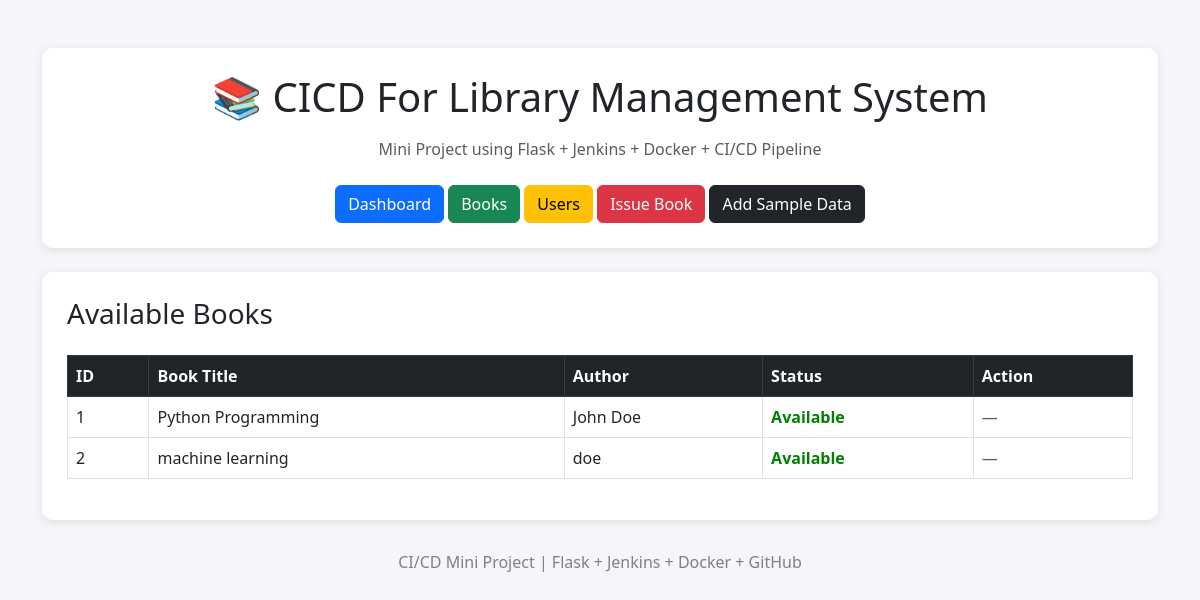
The app's page /, older data.
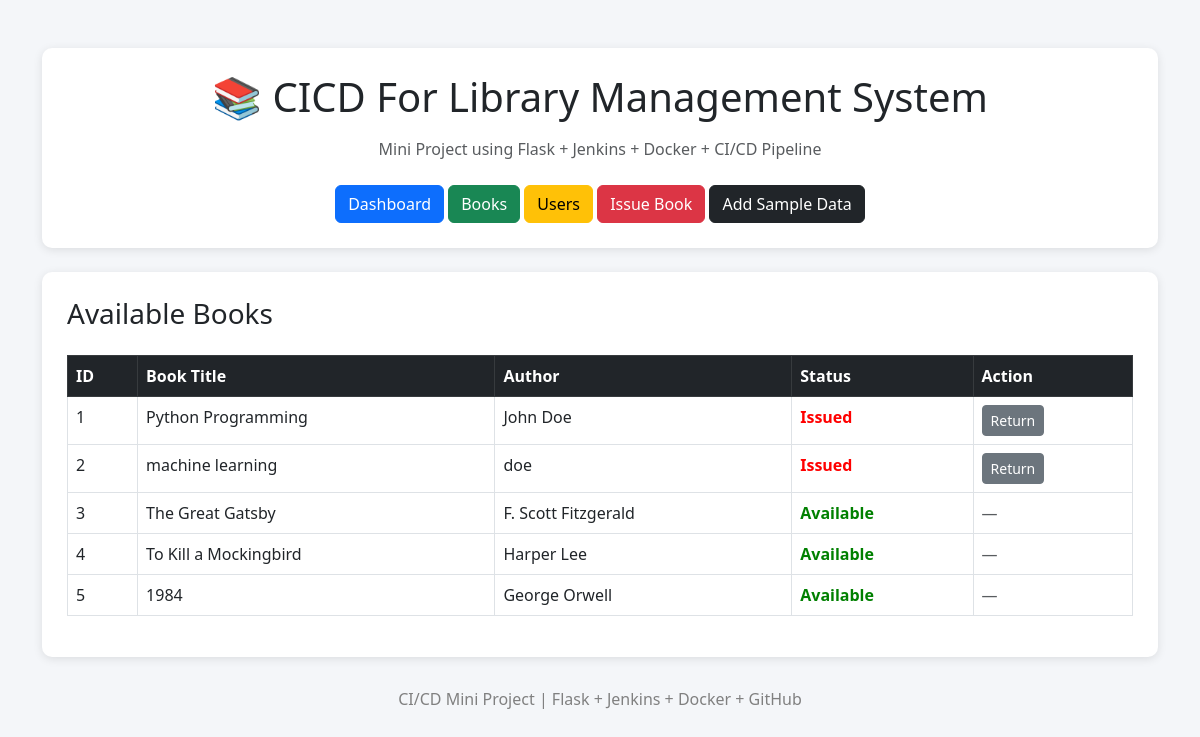
The same page, newer data.
### app/models.py (models this page shows)
class Book(db.Model):
    __table_args__ = (
        db.UniqueConstraint('title', 'author', name='uix_book_title_author'),
    )
    id = db.Column(db.Integer, primary_key=True)
    title = db.Column(db.String(100), nullable=False)
    author = db.Column(db.String(100), nullable=False)
    available = db.Column(db.Boolean, default=True)

### app/routes.py (the view)
@bp.route('/')
def home():
    books = Book.query.all()
    return render_template('dashboard.html', books=books)

### app/templates/dashboard.html (shortened to what this page needs)
<!DOCTYPE html>
<html lang="en">
<head>
    <link href="https://cdn.jsdelivr.net/npm/bootstrap@5.3.0/dist/css/bootstrap.min.css" rel="stylesheet">
</head>
<body>
<div class="container mt-5">
    <div class="header-box text-center">
        <h1 class="mb-3">📚 CICD For Library Management System</h1>
        <p class="text-muted">
            Mini Project using Flask + Jenkins + Docker + CI/CD Pipeline
        </p>
        <div class="mt-4">
            <a href="/" class="btn btn-primary">
                Dashboard
            </a>
            <a href="/books" class="btn btn-success">
                Books
            </a>
            <a href="/users" class="btn btn-warning">
                Users
            </a>
            <a href="/issue" class="btn btn-danger">
                Issue Book
            </a>
            <a href="/add_sample" class="btn btn-dark">
                Add Sample Data
            </a>
        </div>
    </div>
    <div class="table-container mt-4">
        <h3 class="mb-4">Available Books</h3>
        <table class="table table-bordered table-hover">
            <thead class="table-dark">
                <tr>
                    <th>ID</th>
                    <th>Book Title</th>
                    <th>Author</th>
                    <th>Status</th>
                    <th>Action</th>
                </tr>
            </thead>
            <tbody>
            {% for book in books %}
                <tr>
                    <td>{{ book.id }}</td>
                    <td>{{ book.title }}</td>
                    <td>{{ book.author }}</td>
                    <td>
                        {% if book.available %}
                            <span class="status-available">
                                Available
                            </span>
                        {% else %}
                            <span class="status-issued">
                                Issued
                            </span>
                        {% endif %}
                    </td>
                    <td>
                        {% if not book.available %}
                            <a href="/return_book/{{ book.id }}" class="btn btn-secondary btn-sm">
                                Return
                            </a>
                        {% else %}
                            <span class="text-muted">—</span>
                        {% endif %}
                    </td>
                </tr>
            {% endfor %}
            </tbody>
        </table>
    </div>
    <div class="footer">
        <p>
            CI/CD Mini Project | Flask + Jenkins + Docker + GitHub
        </p>
    </div>
</div>
</body>
</html>

### app/templates/dashboard.html (style rules this page uses)
body { background-color: #f4f6f9; }
.header-box { background: white; padding: 25px; border-radius: 10px; box-shadow: 0px 2px 10px rgba(0,0,0,0.1); }
.table-container { background: white; padding: 25px; border-radius: 10px; box-shadow: 0px 2px 10px rgba(0,0,0,0.1); }
.status-available { color: green; font-weight: bold; }
.status-issued { color: red; font-weight: bold; }
.footer { margin-top: 30px; text-align: center; color: gray; }

Row changes from the older to the newer data that the page shows:
changed Book "Python Programming": available "Available —" → "Issued Return"
changed Book "machine learning": available "Available —" → "Issued Return"
added Book: id "3", title "The Great Gatsby", author "F. Scott Fitzgerald", available "Available"
added Book: id "4", title "To Kill a Mockingbird", author "Harper Lee", available "Available"
added Book: id "5", title "1984", author "George Orwell", available "Available"
